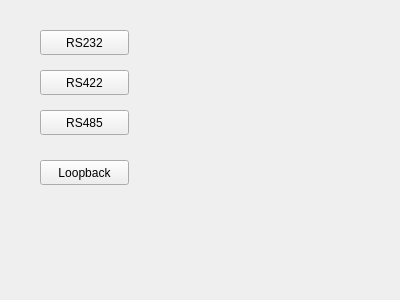
<?xml version="1.0" encoding="UTF-8"?>
<ui version="4.0">
 <class>Com_mode</class>
 <widget class="QWidget" name="Com_mode">
  <property name="geometry">
   <rect>
    <x>0</x>
    <y>0</y>
    <width>400</width>
    <height>300</height>
   </rect>
  </property>
  <property name="windowTitle">
   <string>Form</string>
  </property>
  <widget class="QPushButton" name="pushButton_O_1">
   <property name="geometry">
    <rect>
     <x>40</x>
     <y>30</y>
     <width>89</width>
     <height>25</height>
    </rect>
   </property>
   <property name="text">
    <string>RS232</string>
   </property>
  </widget>
  <widget class="QPushButton" name="pushButton_O_2">
   <property name="geometry">
    <rect>
     <x>40</x>
     <y>70</y>
     <width>89</width>
     <height>25</height>
    </rect>
   </property>
   <property name="text">
    <string>RS422</string>
   </property>
  </widget>
  <widget class="QPushButton" name="pushButton_O_3">
   <property name="geometry">
    <rect>
     <x>40</x>
     <y>110</y>
     <width>89</width>
     <height>25</height>
    </rect>
   </property>
   <property name="text">
    <string>RS485</string>
   </property>
  </widget>
  <widget class="QPushButton" name="pushButton_O_4">
   <property name="geometry">
    <rect>
     <x>40</x>
     <y>160</y>
     <width>89</width>
     <height>25</height>
    </rect>
   </property>
   <property name="text">
    <string>Loopback</string>
   </property>
  </widget>
 </widget>
 <resources/>
 <connections/>
</ui>
